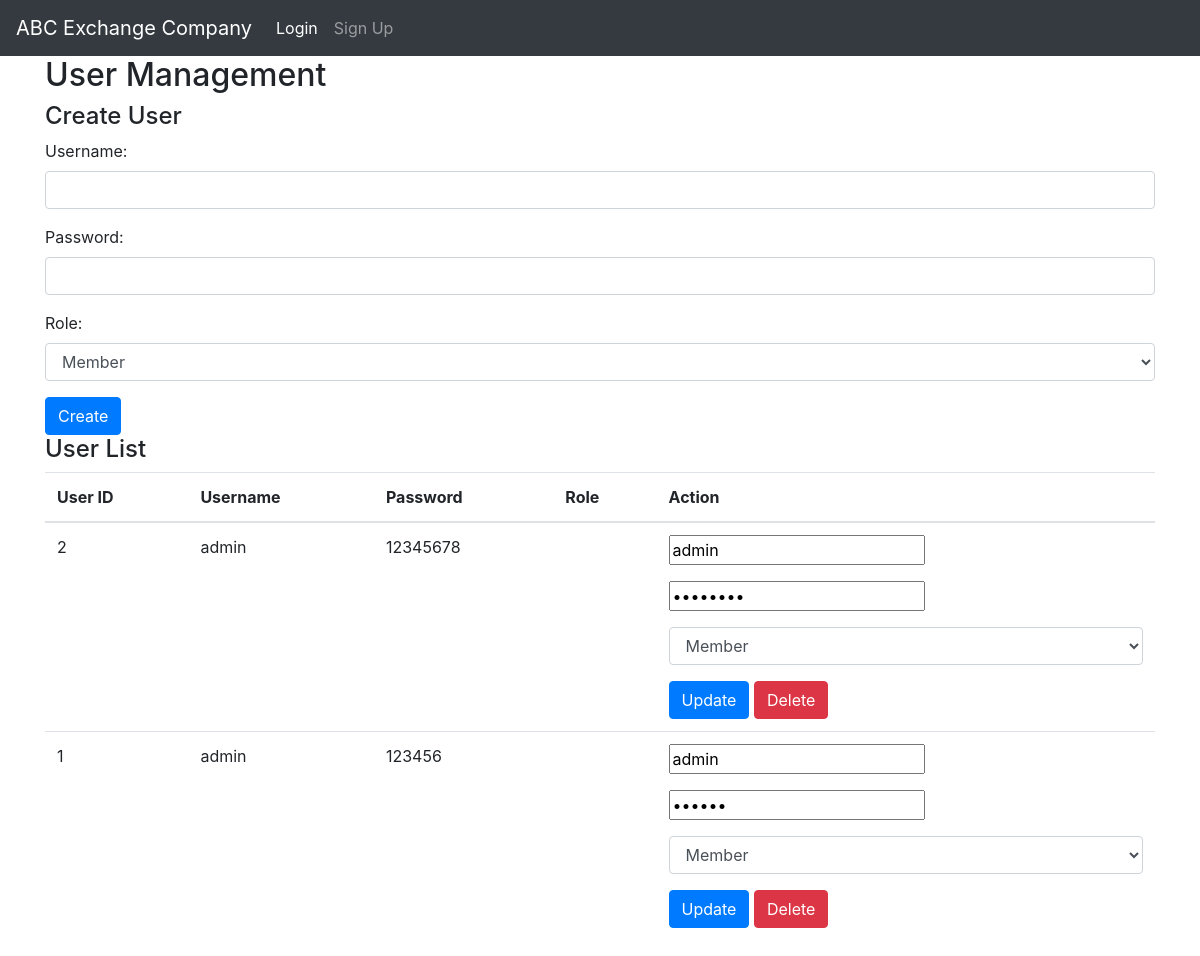
Page /member.php on the earlier database version.
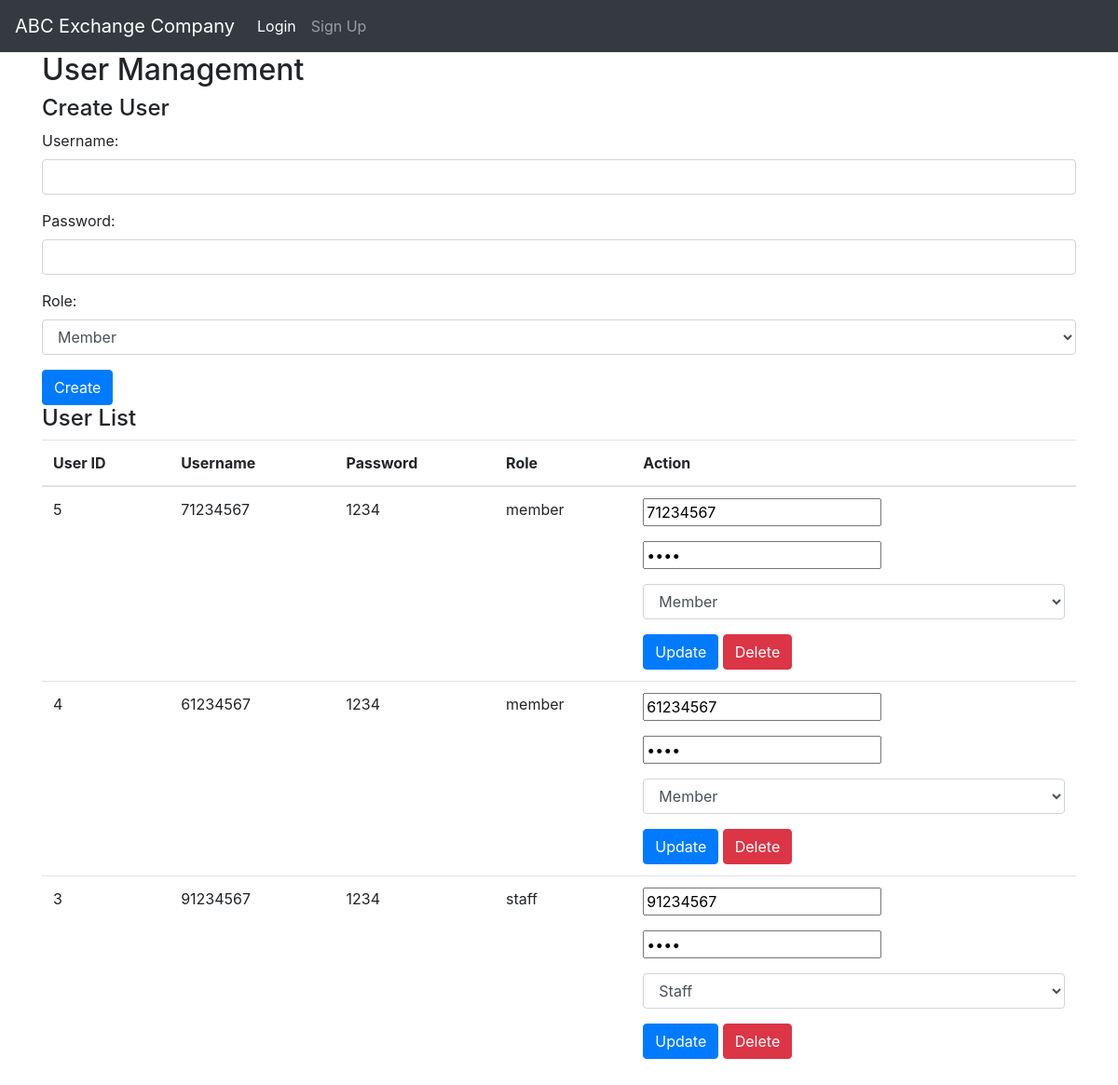
Same page on the later database version.
### tables this page shows
CREATE TABLE users (
    id INTEGER PRIMARY KEY AUTOINCREMENT,
    username TEXT NOT NULL,
    password TEXT NOT NULL,
    role TEXT DEFAULT 'member'
);

### member.php (the view, shortened to what this page needs)
<?php include("header.php"); ?>
<!DOCTYPE html>
<html>
<head>
  <link rel="stylesheet" href="https://stackpath.bootstrapcdn.com/bootstrap/4.5.2/css/bootstrap.min.css">
</head>
<body>
  <div class="container">
    <h2>User Management</h2>
    <?php
    $db = new SQLite3('database.db');
    $query = "SELECT * FROM users order by id desc";
    $result = $db->query($query);
    $users = [];
    while ($row = $result->fetchArray(SQLITE3_ASSOC)) {
      $users[] = $row;
    }
    ?>
    <h4>Create User</h4>
    <form method="POST">
      <div class="form-group">
        <label for="user-username">Username:</label>
        <input type="text" class="form-control" id="user-username" name="user-username" required>
      </div>
      <div class="form-group">
        <label for="user-password">Password:</label>
        <input type="password" class="form-control" id="user-password" name="user-password" required>
      </div>
      <div class="form-group">
        <label for="user-role">Role:</label>
        <select class="form-control" id="user-role" name="user-role" required>
          <option value="member">Member</option>
        </select>
      </div>
      <button type="submit" name="create" class="btn btn-primary">Create</button>
    </form>
    <h4>User List</h4>
    <table class="table">
      <thead>
        <tr>
          <th>User ID</th>
          <th>Username</th>
          <th>Password</th>
          <th>Role</th>
          <th>Action</th>
        </tr>
      </thead>
      <tbody>
        <?php foreach ($users as $user) { ?>
          <tr>
            <td><?php echo $user['id']; ?></td>
            <td><?php echo $user['username']; ?></td>
            <td><?php echo $user['password']; ?></td>
            <td><?php echo $user['role']; ?></td>
            <td>
              <form method="POST">
                <div class="form-group">
                  <input type="text" name="user-username" value="<?php echo $user['username']; ?>" required>
                </div>
                <div class="form-group">
                  <input type="password" name="user-password" value="<?php echo $user['password']; ?>" required>
                </div>
                <div class="form-group">
                  <select class="form-control" name="user-role" required>
                    <option value="member" <?php echo $user['role'] === 'member' ? 'selected' : ''; ?>>Member</option>
                    <option value="staff" <?php echo $user['role'] === 'staff' ? 'selected' : ''; ?>>Staff</option>
                  </select>
                </div>
                <button type="submit" name="update"class="btn btn-primary">Update</button>
                <button type="submit" name="delete" class="btn btn-danger">Delete</button>
              </form>
           </td>
          </tr>
        <?php } ?>
      </tbody>
    </table>
  </div>
  <?php include("footer.php"); ?>

Differences in the rows shown:
removed users: id "2", username "admin", password "12345678", user-username "admin"
removed users: id "1", username "admin", password "123456", user-username "admin"
added users: id "5", username "71234567", password "1234", role "member", user-username "71234567", user-role "Member"
added users: id "4", username "61234567", password "1234", role "member", user-username "61234567", user-role "Member"
added users: id "3", username "91234567", password "1234", role "staff", user-username "91234567", user-role "Staff"
